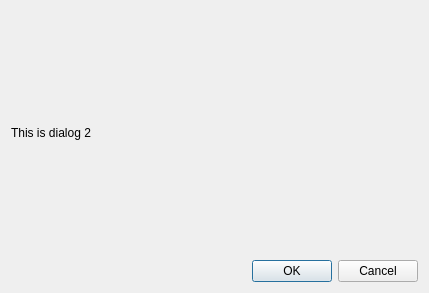
<?xml version="1.0" encoding="UTF-8"?>
<ui version="4.0">
 <class>Dialog2</class>
 <widget class="QDialog" name="Dialog2">
  <property name="geometry">
   <rect>
    <x>0</x>
    <y>0</y>
    <width>429</width>
    <height>293</height>
   </rect>
  </property>
  <property name="windowTitle">
   <string>Dialog</string>
  </property>
  <layout class="QVBoxLayout" name="verticalLayout">
   <item>
    <widget class="QLabel" name="label">
     <property name="text">
      <string>This is dialog 2</string>
     </property>
    </widget>
   </item>
   <item>
    <widget class="QDialogButtonBox" name="buttonBox">
     <property name="orientation">
      <enum>Qt::Horizontal</enum>
     </property>
     <property name="standardButtons">
      <set>QDialogButtonBox::Cancel|QDialogButtonBox::Ok</set>
     </property>
    </widget>
   </item>
  </layout>
 </widget>
 <resources/>
 <connections>
  <connection>
   <sender>buttonBox</sender>
   <signal>accepted()</signal>
   <receiver>Dialog2</receiver>
   <slot>accept()</slot>
   <hints>
    <hint type="sourcelabel">
     <x>248</x>
     <y>254</y>
    </hint>
    <hint type="destinationlabel">
     <x>157</x>
     <y>274</y>
    </hint>
   </hints>
  </connection>
  <connection>
   <sender>buttonBox</sender>
   <signal>rejected()</signal>
   <receiver>Dialog2</receiver>
   <slot>reject()</slot>
   <hints>
    <hint type="sourcelabel">
     <x>316</x>
     <y>260</y>
    </hint>
    <hint type="destinationlabel">
     <x>286</x>
     <y>274</y>
    </hint>
   </hints>
  </connection>
 </connections>
</ui>
